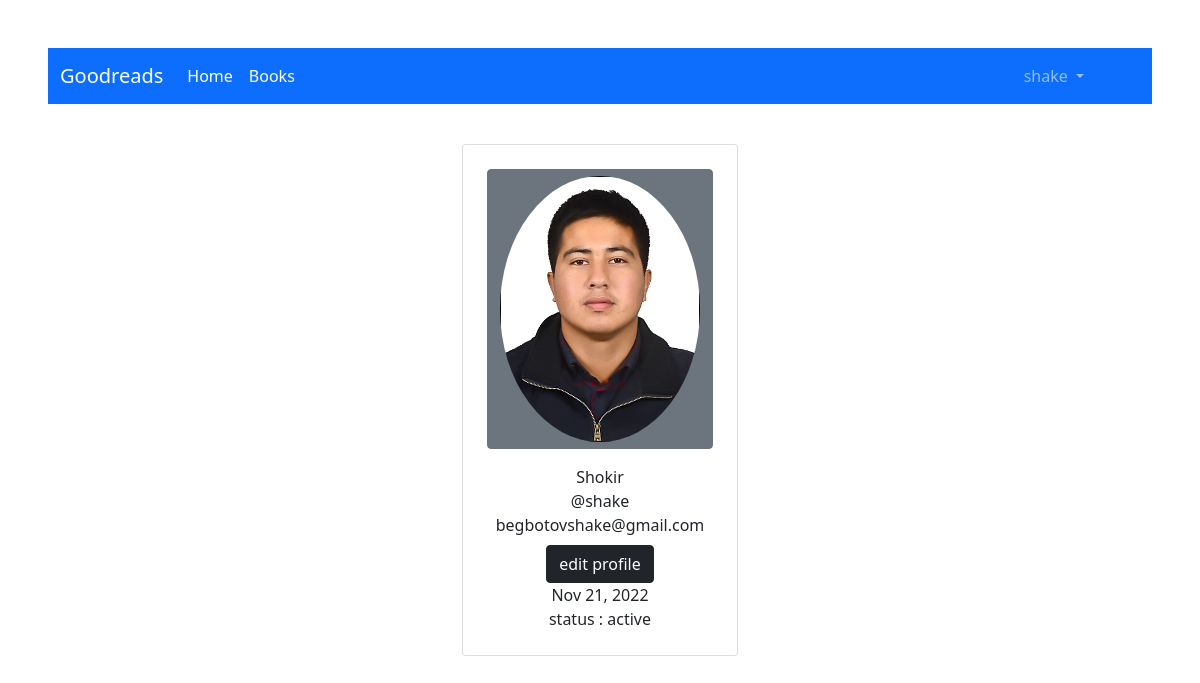
The app's page /users/profile/ (signed in) with its own data.
### users/models.py (models this page shows)
class CustomUser(AbstractUser):
    profile_picture = models.ImageField(default="default_profile_pic.jpg")

### users/views.py (the view)
# urls.py: path("profile/", ProfileView.as_view(), name="profile"),
class ProfileView(LoginRequiredMixin, View):
    def get(self, request):
        context = {"user": request.user}
        return render(request, 'users/profile.html', context)

### users/templates/users/profile.html (shortened to what this page needs)
{% extends "base.html" %}
{% block content %}
<div class="container mt-4 mb-4 p-3 d-flex justify-content-center">
    <div class="card p-4">
        <div class=" image d-flex flex-column justify-content-center align-items-center">
            <button class="btn btn-secondary">
                <img class="profile-pic" src="{{ user.profile_picture.url }}" alt="Profile pic">
            </button>
            <span class="name mt-3">{{user.first_name}}</span>
            <span class="idd">@{{user.username}}</span>
            <span class="idd">{{user.email}}</span>
            <div class=" d-flex mt-2">
               <a class="btn btn-dark" href="{% url 'users:profile-edit' %}">edit profile</a>
            </div>
            <span class="join">{{user.date_joined |date:"M d, Y"}}</span>
            {% if user.is_active %}
            <span>status : active</span>
            {% else %}
            <span>status : not active</span>
            {% endif %}
        </div>
    </div>
</div>
{% endblock %}

### templates/base.html (shortened to what this page needs)
{% load static %}
<!DOCTYPE html>
<html lang="en">
<head>
    <link rel="stylesheet" href="{% static 'css/main.css' %}">
    <link rel="stylesheet" href="https://cdn.jsdelivr.net/npm/bootstrap-icons@1.10.2/font/bootstrap-icons.css">
    <link href="https://cdn.jsdelivr.net/npm/bootstrap@5.1.3/dist/css/bootstrap.min.css" rel="stylesheet">
</head>
<body class="m-5">
<nav class="navbar navbar-expand-lg navbar-dark bg-primary">
  <div class="container-fluid">
    <a class="navbar-brand" href="{% url 'landing_page' %}">Goodreads</a>
    <div class="collapse navbar-collapse" id="navbarSupportedContent">
      <ul class="navbar-nav me-auto mb-2 mb-lg-0">
        <li class="nav-item">
          <a class="nav-link active" aria-current="page" href="{% url 'home_page' %}">Home</a>
        </li>
          <li class="nav-item">
            <a class="nav-link active" aria-current="page" href="{% url 'books:list' %}">Books</a>
        </li>
      </ul>
        <div class="me-5">
            {% if request.user.is_authenticated %}
                <ul class="navbar-nav">
                    <li class="nav-item dropdown">
                      <a class="nav-link dropdown-toggle" href="#" id="navbarDropdown" role="button" data-bs-toggle="dropdown" aria-expanded="false">
                        {{request.user.username}}
                      </a>
                    </li>
                </ul>
            {% else %}
                <a class="btn btn-danger" href="{% url 'users:login' %}">Login</a>
            {% endif %}
        </div>
    </div>
  </div>
</nav>
<div class="container">
    {% block content %} {% endblock %}
</div>
</body>
</html>

### static/css/main.css (style rules this page uses)
.profile-pic { width: 200px; border-radius: 50%; }
.d-flex, .d-inline-flex, .media, .media>:not(.media-body), .jumbotron, .card { -ms-flex-negative: 1; flex-shrink: 1; }

### records on screen
CustomUser: user.username "shake", profile_picture (picture), first_name "Shokir", username "shake", email "begbotovshake@gmail.com", date_joined "Nov 21, 2022"
